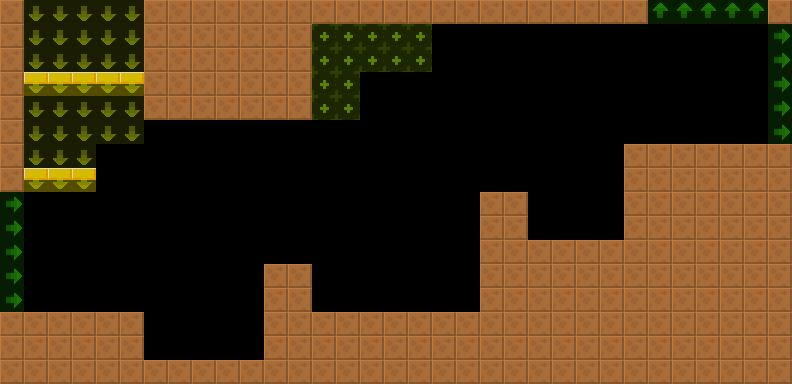

A level layout from a 2D game, rendered from its tile map. Below: a short description, then the map file with tile-grid data replaced by summaries:
An orthogonal 33x16 tile map with 24x24 px tiles, 2 tile layers (col, lnk), 2 tilesets and 3 objects (3x Spikes).

<map version="1.4" tiledversion="1.4.2" orientation="orthogonal" renderorder="right-down" width="33" height="16" tilewidth="24" tileheight="24" infinite="0" nextlayerid="4" nextobjectid="8">
 <tileset firstgid="6" source="../../lnk.tsx" />
 <tileset firstgid="1" source="../../col.tsx" />
 <layer id="1" name="col" width="33" height="16">
  <data>[528 cells, 230 non-empty, 2 distinct tile ids]</data>
 </layer>
 <layer id="2" name="lnk" width="33" height="16" opacity="0.5">
  <data>[528 cells, 65 non-empty, 4 distinct tile ids]</data>
 </layer>
 <objectgroup id="3" name="markers" opacity="0.5">
  <object id="1" name="Spikes" type="Spikes" x="528" y="216" width="96" height="24">
   <properties>
    <property name="yr" value="0" />
    <property name="xr" value="0" />
    <property name="customId" value="up" />
   </properties>
  </object>
  <object id="2" name="Spikes" type="Spikes" x="312" y="288" width="168" height="24">
   <properties>
    <property name="yr" value="0" />
    <property name="xr" value="0" />
    <property name="customId" value="up" />
   </properties>
  </object>
  <object id="3" name="Spikes" type="Spikes" x="144" y="336" width="120" height="24">
   <properties>
    <property name="yr" value="0" />
    <property name="xr" value="0" />
    <property name="customId" value="up" />
   </properties>
  </object>
 </objectgroup>
</map>
